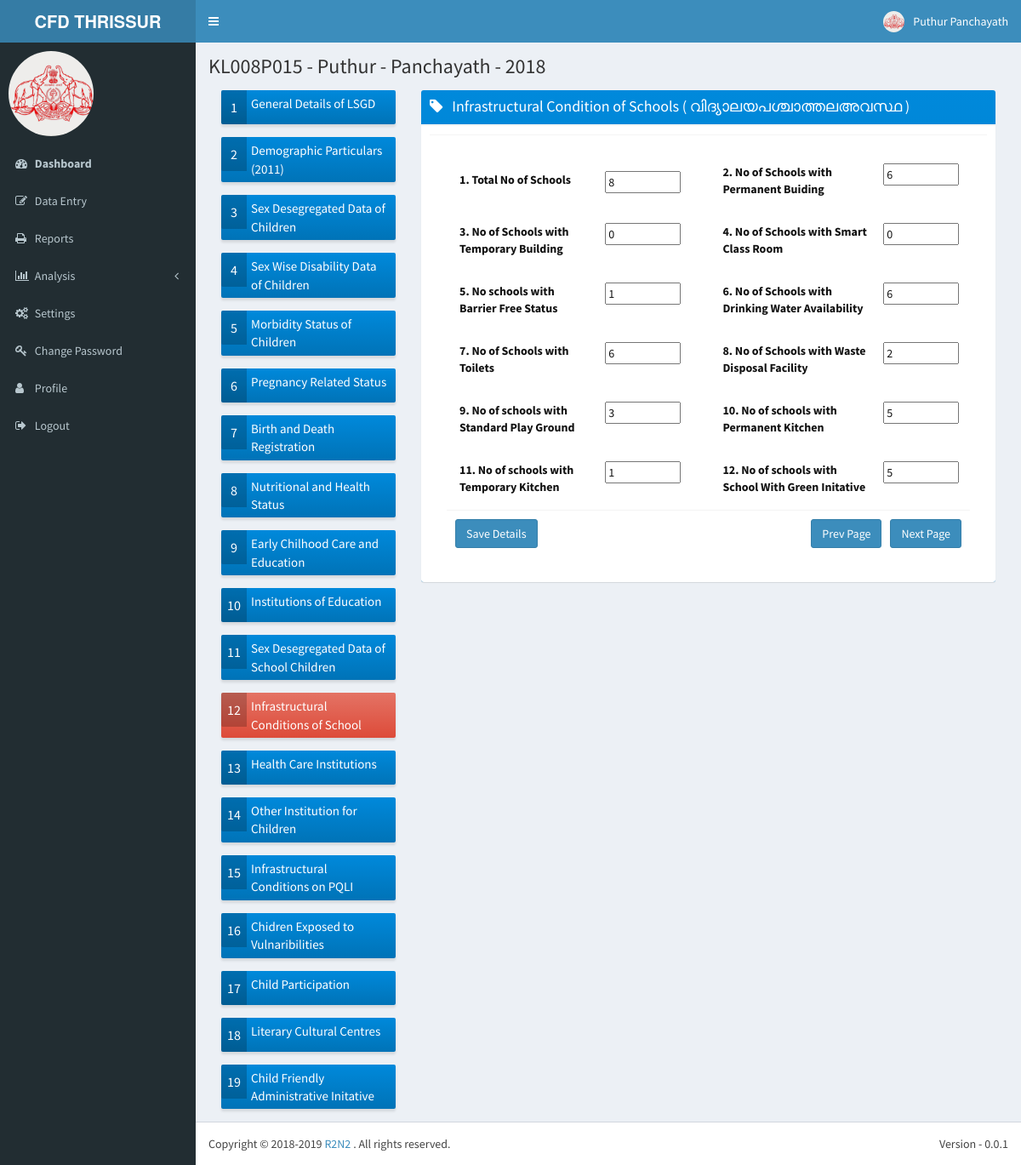
The app's page /data/icos/ (signed in) with its own data.
### lsgd/models.py (models this page shows)
class Lsgd(models.Model):
    lsgd_code = models.CharField(max_length = 15, unique = True, primary_key = True)
    lsgd_name = models.CharField(max_length = 100, unique = True)
    lsgd_type = models.CharField(max_length = 15)
    lsgd_district = models.ForeignKey('District', on_delete = models.SET_NULL, null=True)
    lsgd_taluk = models.ForeignKey('Taluk', on_delete = models.SET_NULL, null = True)
    lsgd_block = models.ForeignKey('Block', on_delete = models.SET_NULL, null = True)
    lsgd_assembly = models.ForeignKey('Assembly', on_delete = models.SET_NULL, null = True)
    lsgd_parliament = models.ForeignKey('Parliament', on_delete = models.SET_NULL, null = True)

### qbnk/models.py (models this page shows)
class QuestionBank(models.Model):
    question_code = models.CharField(max_length = 10, unique = True, primary_key = True)
    question_text = models.CharField(max_length = 500)
    question_text_m = models.CharField(max_length = 500)
    question_type = models.CharField(max_length = 10)
    question_options = models.CharField(max_length = 200, blank=True)

### data/models.py (models this page shows)
class D012(models.Model):
	lsgd_code_and_year = models.CharField(max_length = 20, unique = True, primary_key = True)
	No_of_School = models.IntegerField(null = True)
	Buiding_Permanent = models.IntegerField(null = True)
	Buiding_Temperory = models.IntegerField(null = True)
	Smart_Class_Room = models.IntegerField(null = True)
	Barrier_Free_Status = models.IntegerField(null = True)
	Drinking_Water = models.IntegerField(null = True)
	Toilets = models.IntegerField(null = True)
	Waste_Disposal_Facility = models.IntegerField(null = True)
	Play_Ground_with_STD = models.IntegerField(null = True)
	Kitchen_Permanent = models.IntegerField(null = True)
	Kitchen_Temperory = models.IntegerField(null = True)
	School_With_Green_Initative = models.IntegerField(null = True)

### data/views.py (the view)
def icos_page(request):
    data_entry_year = 2018
    current_user = request.user
    lsgd_code = current_user.profile.user_lsgd
    district_code = lsgd_code[:5]
    questions_queryset =  QuestionBank.objects.filter(question_code__startswith = "Q012").values().order_by('question_code')
    lsgd_selected = Lsgd.objects.filter(lsgd_code = lsgd_code)
    reqd_data = lsgd_code + str(data_entry_year)
    current_answerset = D012.objects.filter(lsgd_code_and_year = reqd_data )
    if request.method == 'POST':
        data_form012 = F012(request.POST)
        data012 = D012()
        print(request.POST)
        if data_form012.is_valid():
            data012.lsgd_code_and_year = lsgd_code + str(data_entry_year)
            data012.No_of_School = data_form012.cleaned_data['No_of_School']
            data012.Buiding_Permanent = data_form012.cleaned_data['Buiding_Permanent']
            data012.Buiding_Temperory = data_form012.cleaned_data['Buiding_Temperory']
            data012.Smart_Class_Room = data_form012.cleaned_data['Smart_Class_Room']
            data012.Barrier_Free_Status = data_form012.cleaned_data['Barrier_Free_Status']
            data012.Drinking_Water = data_form012.cleaned_data['Drinking_Water']
            data012.Toilets = data_form012.cleaned_data['Toilets']
            data012.Waste_Disposal_Facility = data_form012.cleaned_data['Waste_Disposal_Facility']
            data012.Play_Ground_with_STD = data_form012.cleaned_data['Play_Ground_with_STD']
            data012.Kitchen_Permanent = data_form012.cleaned_data['Kitchen_Permanent']
            data012.Kitchen_Temperory = data_form012.cleaned_data['Kitchen_Temperory']
            data012.School_With_Green_Initative = data_form012.cleaned_data['School_With_Green_Initative']
            data012.save()
            print("Form twelve Committed")
        else:
            print('Form not valid')
        if 'next_page' in request.POST:
            print("Next page clicked")
            return redirect('/data/hci/')
        elif 'prev_page' in request.POST:
            print("Prev page clicked")
            return redirect('/data/sddosc/')
        else:
            print("Save details clicked")
    else:
        print("Not a POST request")
    if (current_user.profile.user_lang == 0):
        return render(request, 'data/12icos.html', {'questions': questions_queryset, 'lsgd_selected': lsgd_selected, 'data_entry_year': data_entry_year, \
                            'current_user': current_user, 'answers': current_answerset})
    else:
        return render(request, 'data/12icosm.html', {'questions': questions_queryset, 'lsgd_selected': lsgd_selected, 'data_entry_year': data_entry_year, \
                            'current_user': current_user, 'answers': current_answerset})

### data/templates/data/12icos.html (shortened to what this page needs)
{% extends 'r2n2/base.html' %}
{% block userinfo %}
          <li class="dropdown user user-menu">
            <a href="#" class="dropdown-toggle" data-toggle="dropdown">
              <img src="/static/dist/img/user2-160x160.jpg" class="user-image" alt="User Image">
              <span class="hidden-xs">{{ current_user.first_name}} {{ current_user.last_name}}</span>
            </a>
          </li>
{% endblock %}
{% block content_header %}
	<section class="content-header">
	<h1>
		{{ lsgd_selected.0.lsgd_code }} -
        {{ lsgd_selected.0.lsgd_name }} -
        {{ lsgd_selected.0.lsgd_type }} -
		{{ data_entry_year }}
    </h1>
	<ol class="breadcrumb">
     </ol>
    </section>
{% endblock %}
{% block content %}
<section class="content">
<section class="col-lg-3 col-md-3">
<div class="row">
  <div class="col-md-12 col-sm-6 col-xs-12">
    <a href=""> <div class="info-box bg-blue-gradient">
      <span class="info-box-icon">1</span>
      <div class="info-box-content">
        <span class="info-box-number">General Details of LSGD </span>
      </div>
    </div>
  </div></a>
</div>
<div class="row">
  <div class="col-md-12 col-sm-6 col-xs-12">
    <a href="/data/demp"> <div class="info-box bg-blue-gradient">
      <span class="info-box-icon">2</span>
      <div class="info-box-content">
        <span class="info-box-number">Demographic Particulars (2011) </span>
      </div>
    </div>
  </div></a>
</div>
<div class="row">
  <div class="col-md-12 col-sm-6 col-xs-12">
    <a href="/data/sddc/"> <div class="info-box bg-blue-gradient">
      <span class="info-box-icon">3</span>
      <div class="info-box-content">
        <span class="info-box-number">Sex Desegregated Data of Children</span>
      </div>
    </div>
  </div></a>
</div>
<div class="row">
  <div class="col-md-12 col-sm-6 col-xs-12">
    <a href="/data/swdd/"> <div class="info-box bg-blue-gradient">
      <span class="info-box-icon">4</span>
      <div class="info-box-content">
        <span class="info-box-number">Sex Wise Disability Data of Children </span>
      </div>
    </div>
  </div></a>
</div>
<div class="row">
  <div class="col-md-12 col-sm-6 col-xs-12">
    <a href="/data/msc/"> <div class="info-box bg-blue-gradient">
      <span class="info-box-icon">5</span>
      <div class="info-box-content">
        <span class="info-box-number">Morbidity Status of Children </span>
      </div>
    </div>
  </div></a>
</div>
<div class="row">
  <div class="col-md-12 col-sm-6 col-xs-12">
    <a href="/data/prs/"> <div class="info-box bg-blue-gradient">
      <span class="info-box-icon">6</span>
      <div class="info-box-content">
        <span class="info-box-number">Pregnancy Related Status</span>
      </div>
    </div>
  </div></a>
</div>
<div class="row">
  <div class="col-md-12 col-sm-6 col-xs-12">
    <a href="/data/bdr/"> <div class="info-box bg-blue-gradient">
      <span class="info-box-icon">7</span>
      <div class="info-box-content">
        <span class="info-box-number">Birth and Death Registration </span>
      </div>
    </div>
  </div></a>
</div>
<div class="row">
  <div class="col-md-12 col-sm-6 col-xs-12">
    <a href="/data/nhs/"> <div class="info-box bg-blue-gradient">
      <span class="info-box-icon">8</span>
      <div class="info-box-content">
        <span class="info-box-number">Nutritional and Health Status </span>
      </div>
    </div>
  </div></a>
</div>
<div class="row">
  <div class="col-md-12 col-sm-6 col-xs-12">
    <a href="/data/ecce/"> <div class="info-box bg-blue-gradient">
      <span class="info-box-icon">9</span>
      <div class="info-box-content">
        <span class="info-box-number">Early Chilhood Care and Education</span>
      </div>
    </div>
  </div></a>
</div>
<div class="row">
  <div class="col-md-12 col-sm-6 col-xs-12">
    <a href="/data/ioe/"> <div class="info-box bg-blue-gradient">
      <span class="info-box-icon">10</span>
      <div class="info-box-content">
        <span class="info-box-number">Institutions of Education</span>
      </div>
    </div>
  </div></a>
</div>
<div class="row">
  <div class="col-md-12 col-sm-6 col-xs-12">
    <a href="/data/sddosc/"> <div class="info-box bg-blue-gradient">
      <span class="info-box-icon">11</span>
      <div class="info-box-content">
        <span class="info-box-number">Sex Desegregated Data of School Children</span>
      </div>
    </div>
  </div></a>
</div>
<div class="row">
  <div class="col-md-12 col-sm-6 col-xs-12">
    <a href="#"> <div class="info-box bg-red-gradient">
      <span class="info-box-icon">12</span>
      <div class="info-box-content">
        <span class="info-box-number">Infrastructural Conditions of School</span>
      </div>
    </div>
  </div></a>
</div>
<div class="row">
  <div class="col-md-12 col-sm-6 col-xs-12">
    <a href="/data/hci/"> <div class="info-box bg-blue-gradient">
      <span class="info-box-icon">13</span>
      <div class="info-box-content">
        <span class="info-box-number">Health Care Institutions</span>
      </div>
    </div>
  </div></a>
</div>
<div class="row">
  <div class="col-md-12 col-sm-6 col-xs-12">
    <a href="/data/oifc/"> <div class="info-box bg-blue-gradient">
      <span class="info-box-icon">14</span>
      <div class="info-box-content">
        <span class="info-box-number">Other  Institution for Children</span>
      </div>
    </div>
  </div></a>
</div>
<div class="row">
  <div class="col-md-12 col-sm-6 col-xs-12">
    <a href="/data/icop/"> <div class="info-box bg-blue-gradient">
      <span class="info-box-icon">15</span>
      <div class="info-box-content">
        <span class="info-box-number">Infrastructural Conditions on PQLI</span>
      </div>
    </div>
  </div></a>
</div>
<div class="row">
  <div class="col-md-12 col-sm-6 col-xs-12">
    <a href="/data/cetv/"> <div class="info-box bg-blue-gradient">
      <span class="info-box-icon">16</span>
      <div class="info-box-content">
        <span class="info-box-number">Chidren Exposed to Vulnaribilities</span>
      </div>
    </div>
  </div></a>
</div>
<div class="row">
  <div class="col-md-12 col-sm-6 col-xs-12">
    <a href="/data/cp/"> <div class="info-box bg-blue-gradient">
      <span class="info-box-icon">17</span>
      <div class="info-box-content">
        <span class="info-box-number">Child Participation</span>
      </div>
    </div>
  </div></a>
</div>
<div class="row">
  <div class="col-md-12 col-sm-6 col-xs-12">
    <a href="/data/lcc/"> <div class="info-box bg-blue-gradient">
      <span class="info-box-icon">18</span>
      <div class="info-box-content">
        <span class="info-box-number">Literary Cultural Centres</span>
      </div>
    </div>
  </div></a>
</div>
<div class="row">
  <div class="col-md-12 col-sm-6 col-xs-12">
    <a href="/data/cfai/"> <div class="info-box bg-blue-gradient">
      <span class="info-box-icon">19</span>
      <div class="info-box-content">
        <span class="info-box-number">Child Friendly Administrative Initative</span>
      </div>
    </div>
  </div></a>
</div>
</section>
<section class="col-lg-9 col-md-9">
          <div class="box box-solid bg-blue-gradient">
            <div class="box-header with-border">
              <h3 class="box-title"><i class="fa fa-tag"></i> &nbsp; Infrastructural Condition of Schools ( വിദ്യാലയപശ്ചാത്തലഅവസ്ഥ   )</h3>
			</div>
			<div class="box-footer text-black">
			<form class="form-horizontal" method="post">
      <div class="box-footer text-black">
      <div class="box-body">
			<table border=0px width=100%>
        <tr height=70px><td>
          <label for="No_of_School" class="col-sm-8">1. {{ questions.0.question_text }}</label>
          <input id="No_of_School" name="No_of_School" type="text" size="7" value="{{ answers.0.No_of_School}}"></td>
          <td> <label for="inputEmail3" class="col-sm-8"></label> </td>
          <td><label for="Buiding_Permanent" class="col-sm-8">2. {{ questions.1.question_text }}</label>
          <input id="Buiding_Permanent" name="Buiding_Permanent" type="text" size="7" value="{{ answers.0.Buiding_Permanent}}"></td></td></tr>
          <tr height=70px><td>
          <label for="Buiding_Temperory" class="col-sm-8">3. {{ questions.2.question_text }}</label>
          <input id="Buiding_Temperory" name="Buiding_Temperory" type="text" size="7" value="{{ answers.0.Buiding_Temperory}}"></td>
          <td> <label for="inputEmail3" class="col-sm-8"></label> </td>
          <td><label for="Smart_Class_Room" class="col-sm-8">4. {{ questions.3.question_text }}</label>
          <input id="Smart_Class_Room" name="Smart_Class_Room" type="text" size="7" value="{{ answers.0.Smart_Class_Room}}"></td></td></tr>
          <tr height=70px><td>
          <label for="Barrier_Free_Status" class="col-sm-8">5. {{ questions.4.question_text }}</label>
          <input id="Barrier_Free_Status" name="Barrier_Free_Status" type="text" size="7" value="{{ answers.0.Barrier_Free_Status}}"></td>
          <td> <label for="inputEmail3" class="col-sm-8"></label> </td>
          <td><label for="Drinking_Water" class="col-sm-8">6. {{ questions.5.question_text }}</label>
          <input id="Drinking_Water" name="Drinking_Water" type="text" size="7" value="{{ answers.0.Drinking_Water}}"></td></td></tr>
          <tr height=70px><td>
          <label for="Toilets" class="col-sm-8">7. {{ questions.6.question_text }}</label>
          <input id="Toilets" name="Toilets" type="text" size="7" value="{{ answers.0.Toilets}}"></td>
          <td> <label for="inputEmail3" class="col-sm-8"></label> </td>
          <td><label for="Waste_Disposal_Facility" class="col-sm-8">8. {{ questions.7.question_text }}</label>
          <input id="Waste_Disposal_Facility" name="Waste_Disposal_Facility" type="text" size="7" value="{{ answers.0.Waste_Disposal_Facility}}"></td></td></tr>
          <tr height=70px><td>
          <label for="Play_Ground_with_STD" class="col-sm-8">9. {{ questions.8.question_text }}</label>
          <input id="Play_Ground_with_STD" name="Play_Ground_with_STD" type="text" size="7" value="{{ answers.0.Play_Ground_with_STD}}"></td>
          <td> <label for="inputEmail3" class="col-sm-8"></label> </td>
          <td><label for="Kitchen_Permanent" class="col-sm-8">10. {{ questions.9.question_text }}</label>
          <input id="Kitchen_Permanent" name="Kitchen_Permanent" type="text" size="7" value="{{ answers.0.Kitchen_Permanent}}"></td></td></tr>
          <tr height=70px><td>
          <label for="Kitchen_Temperory" class="col-sm-8">11. {{ questions.10.question_text }}</label>
          <input id="Kitchen_Temperory" name="Kitchen_Temperory" type="text" size="7" value="{{ answers.0.Kitchen_Temperory}}"></td>
          <td> <label for="inputEmail3" class="col-sm-8"></label> </td>
          <td><label for="School_With_Green_Initative" class="col-sm-8">12. {{ questions.11.question_text }}</label>
          <input id="School_With_Green_Initative" name="School_With_Green_Initative" type="text" size="7" value="{{ answers.0.School_With_Green_Initative}}"></td></td></tr>
                </table>
      <div class="box-footer">
        <button type="submit" name="save_details" class="btn btn-primary">Save Details</button>
        <button type="submit" name="next_page" class="btn btn-primary pull-right">Next Page </button>
  <button type="submit" name="prev_page" style='margin-right:10px' class="btn btn-primary pull-right">Prev Page </button>
      </div>
		    </div>
            </form>
          </div>
		  </div>
</section>
</section>
{% endblock %}

### records on screen
Lsgd: lsgd_code "KL008P015", lsgd_name "Puthur", lsgd_type "Panchayath"
QuestionBank: question_text "Total No of Schools"
D012: No_of_School "8", Buiding_Permanent "6", Buiding_Temperory "0", Smart_Class_Room "0", Barrier_Free_Status "1", Drinking_Water "6", Toilets "6", Waste_Disposal_Facility "2", Play_Ground_with_STD "3", Kitchen_Permanent "5", Kitchen_Temperory "1", School_With_Green_Initative "5"
QuestionBank: question_text "No of Schools with Permanent Buiding"
QuestionBank: question_text "No of Schools with Temporary Building"
QuestionBank: question_text "No of Schools with Smart Class Room"
QuestionBank: question_text "No schools with Barrier Free Status"
QuestionBank: question_text "No of Schools with Drinking Water Availability"
QuestionBank: question_text "No of Schools with Toilets"
QuestionBank: question_text "No of Schools with Waste Disposal Facility"
QuestionBank: question_text "No of schools with Standard Play Ground"
QuestionBank: question_text "No of schools with Permanent Kitchen"
QuestionBank: question_text "No of schools with Temporary Kitchen"
QuestionBank: question_text "No of schools with School With Green Initative"

### other values on screen
{{ current_user.first_name }} "Puthur"
{{ current_user.last_name }} "Panchayath"
{{ data_entry_year }} "2018"
